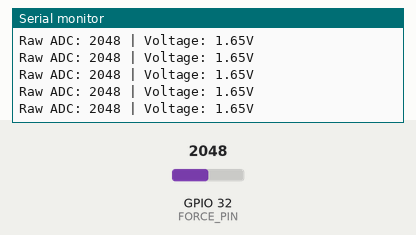
This sketch was run on a simulated ESP32. Parts: the last lines printed to the serial monitor. The test bench sets the inputs (shaded band); at power-on: GPIO 32 (FORCE_PIN) = 2048.

Above: at 2.2 s.
2.3 s: GPIO 32 (FORCE_PIN) set to 2866
At 2.31 s:
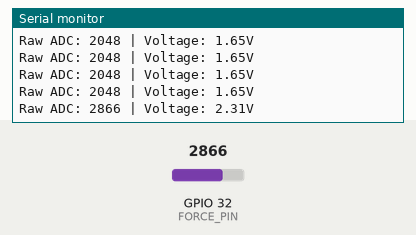
3.8 s: GPIO 32 (FORCE_PIN) set to 3603
At 3.82 s:
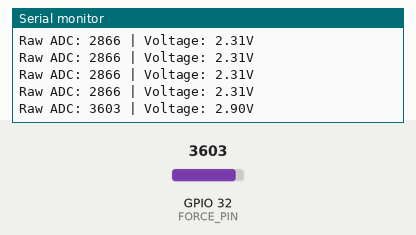
Timing chart, 0 to 6.8 s (numbered marks = the images above; inputs shaded):
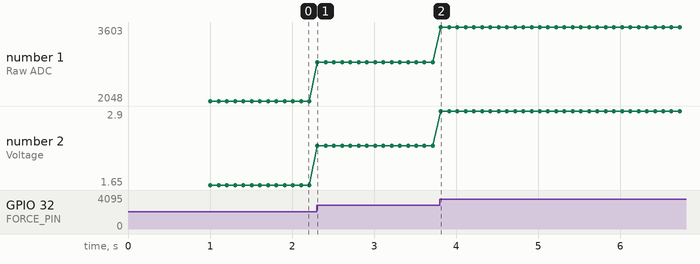

The sketch:

force_sensor_test.ino
```cpp
// Force Sensor Test - Upload this to verify pin 32 is working

const int FORCE_PIN = 32;  // GPIO 32

void setup() {
  Serial.begin(115200);
  delay(1000);

  // Configure pin 32 as analog input
  pinMode(FORCE_PIN, INPUT);

  Serial.println("\n=== Force Sensor Test ===");
  Serial.println("Pin: GPIO 32");
  Serial.println("Reading every 100ms");
  Serial.println("========================\n");
}

void loop() {
  // Read raw ADC value (0-4095 on ESP32)
  int rawValue = analogRead(FORCE_PIN);

  // Convert to voltage (0-3.3V)
  float voltage = (rawValue / 4095.0) * 3.3;

  // Print both raw and voltage
  Serial.print("Raw ADC: ");
  Serial.print(rawValue);
  Serial.print(" | Voltage: ");
  Serial.print(voltage, 2);
  Serial.println("V");

  delay(100);
}

/*
 * EXPECTED OUTPUT:
 * - No sensor: ~0-50 (near 0V)
 * - Light pressure: 100-500
 * - Medium pressure: 500-1500
 * - Hard pressure: 1500-4000
 *
 * WIRING:
 * - Sensor Pin 1 → 3.3V
 * - Sensor Pin 2 → GPIO 32
 * - 10kΩ resistor between GPIO 32 and GND (pulldown)
 */
```

Measured:
- after the input at 2.3 s, the serial monitor: prints a new line at once (image 1)
- after the input at 3.8 s, the serial monitor: prints a new line at once (image 2)
- plotted number 1: 2048 → 2866 after the input at 2.3 s, 2866 → 3603 after the input at 3.8 s
- plotted number 2: 1.65 → 2.31 after the input at 2.3 s, 2.31 → 2.9 after the input at 3.8 s
